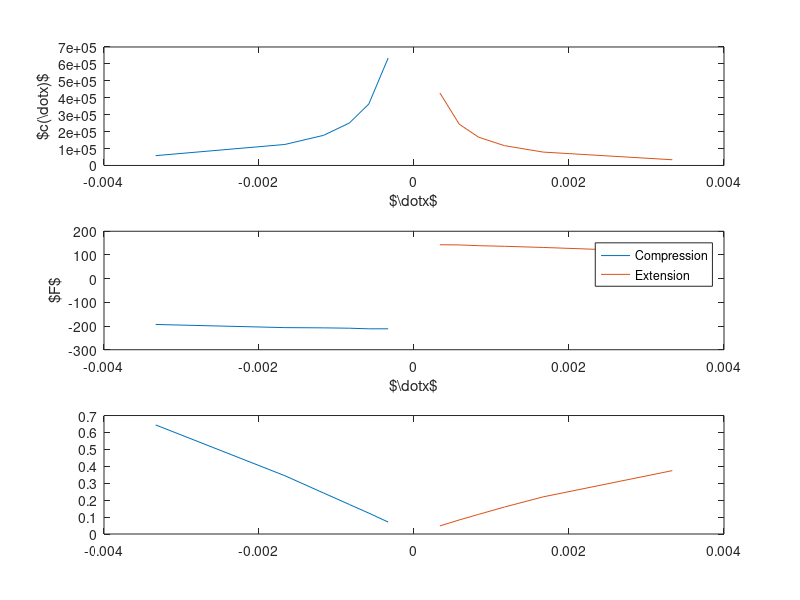
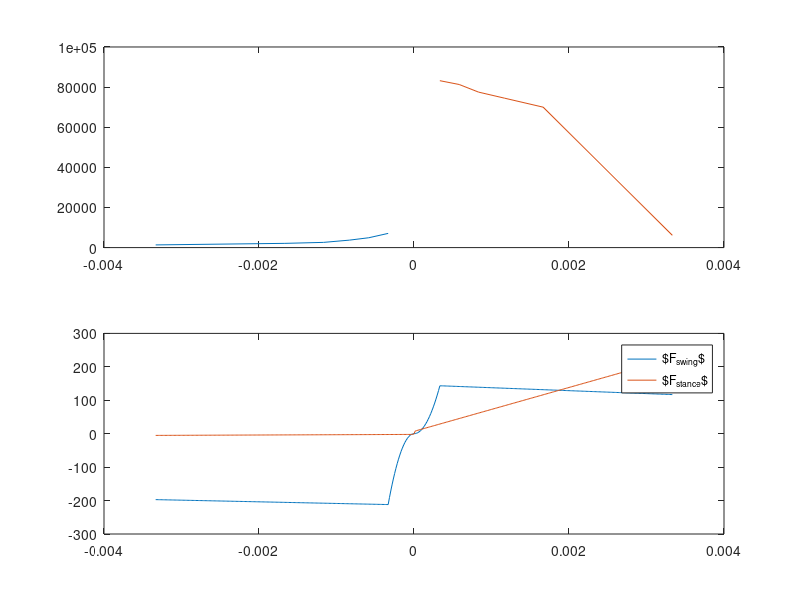

These charts were generated, in order, by the following MATLAB code:
%%
dx_comp = -1*[20 35 50 70 100 200]./(60*1000);
dx_ext  =    [20 35 50 70 100 200]./(60*1000);
c_swing_comp_tab  = fliplr([58000 124000 178000 251000 363000 635000]);
c_swing_ext_tab   = fliplr([33700 79000 117000 167000 244000 429000]);
c_swing_comp_poly = polyfit(1./abs(dx_comp),c_swing_comp_tab,1);
c_swing_ext_poly  = polyfit(1./abs(dx_ext),c_swing_ext_tab,1);
% c_swing_between_poly = polyfit(1./[dx_comp(1) dx_ext(1)],[635000 429000],1);

c_stance_comp_tab  = fliplr([1340 2110 2600 3720 4910 7080]);
c_stance_ext_tab   = fliplr([6130 70000 74500 77500 81300 83200]);
c_stance_comp_poly = polyfit(1./abs(dx_comp),c_stance_comp_tab,1);
c_stance_ext_poly  = polyfit(1./abs(dx_ext),c_stance_ext_tab,1);

c_swing_comp_bet = c_swing_comp_tab(1)/(dx_comp(1));
c_swing_ext_bet  = c_swing_ext_tab(1)/abs(dx_ext(1));

figure;
subplot(3,1,1)
plot(dx_comp,c_swing_comp_tab,dx_ext,c_swing_ext_tab)
xlabel('$\dot{x}$');
ylabel('$c(\dot{x})$');
subplot(3,1,2)
plot(dx_comp,c_swing_comp_tab.*dx_comp,dx_ext,c_swing_ext_tab.*dx_ext)
xlabel('$\dot{x}$');
ylabel('$F$');
legend('Compression', 'Extension');
subplot(3,1,3)
plot(dx_comp,c_swing_comp_tab.*dx_comp.*dx_comp,dx_ext,c_swing_ext_tab.*dx_ext.*dx_ext)

figure;
subplot(2,1,1)
plot(dx_comp,c_stance_comp_tab,dx_ext,c_stance_ext_tab)
subplot(2,1,2)
% plot(dx_comp,c_stance_comp_tab.*dx_comp,dx_ext,c_stance_ext_tab.*dx_ext)
plot([-fliplr(dx_comp),dx_ext],[fliplr(c_stance_comp_tab),c_stance_ext_tab])

%%
dx_comp = (-200:1:-1)./(60*1000);%-1*[20 35 50 70 100 200]./(60*1000);
dx_ext  =  (1:1:200)./(60*1000);%  [20 35 50 70 100 200]./(60*1000);
% dx_comp = -1*[0 1 5 10 20 35 50 70 100 200 400]./(60*1000);
% dx_ext  =    [0 1 5 10 20 35 50 70 100 200 400]./(60*1000);

dx = [(dx_comp) 0 dx_ext];
threshold = 0;%1e-3;
c_swing_comp     = @(dx)(213.5932*(1./abs(dx))-4927.5);      % Ns/m
c_swing_ext      = @(dx)(146.3288*(1./abs(dx))-8808.5);      % Ns/m


c_swing          = [c_swing_comp(dx_comp), c_swing_ext(dx_ext)];

% k_bumper        = 130000;                                 % N/m
c_stance_comp   = @(dx)(2.1443*(1./abs(dx)) + 885.0653);    % Ns/m
c_stance_ext    = @(dx)(7.0819*(1./abs(dx)) + 65579);       % Ns/m
c_stance        = [c_stance_comp(dx_comp), c_stance_ext(dx_ext)];

% plot(dx_comp,c_swing_comp(dx_comp).*-dx_comp,dx_ext,c_swing_ext(dx_ext).*-dx_ext,dx_comp,c_stance_comp(dx_comp).*-dx_comp,dx_ext,c_stance_ext(dx_ext).*-dx_ext)
% legend('$c_{swing_{comp}}$','$c_{swing_{ext}}$','$c_{stance_{comp}}$','$c_{stance_{ext}}$')

%%
for i = 1:length(dx)

if dx(i) < -threshold
    if dx(i) < -19.999/(60*1000)
        c_swing(i) = c_swing_comp(dx(i));
    else
        c_swing(i) = c_swing_comp_bet*dx(i);
    end
    c_stance(i) = c_stance_comp(dx(i));
elseif dx(i) > threshold
    
    if dx(i) > 20/(60*1000)
        c_swing(i) = c_swing_ext(dx(i));
    else
        c_swing(i) = c_swing_ext_bet*dx(i);
    end
    c_stance(i) = c_stance_ext(dx(i));
else
    c_swing(i) = 0;
    c_stance(i) = 0;
end

end
Fswing = c_swing.*dx;
Fstance = c_stance.*dx;
plot(dx,Fswing,dx,Fstance)
legend('$F_{swing}$','$F_{stance}$')

